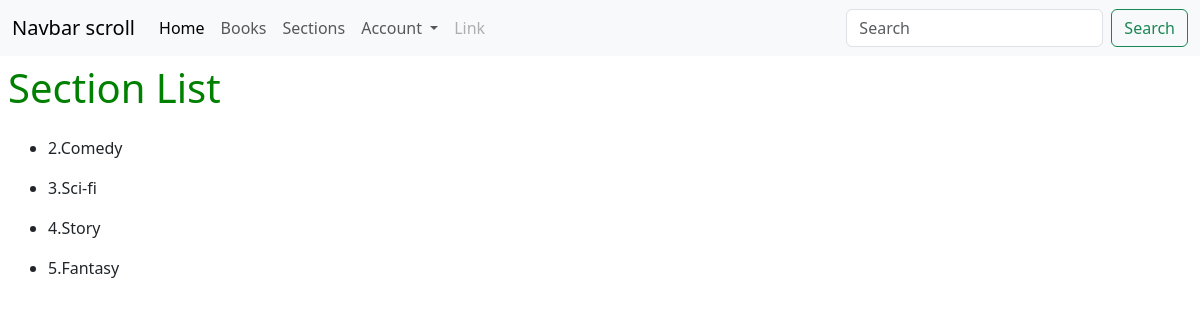
/sections, run on an earlier commit of the app's database.
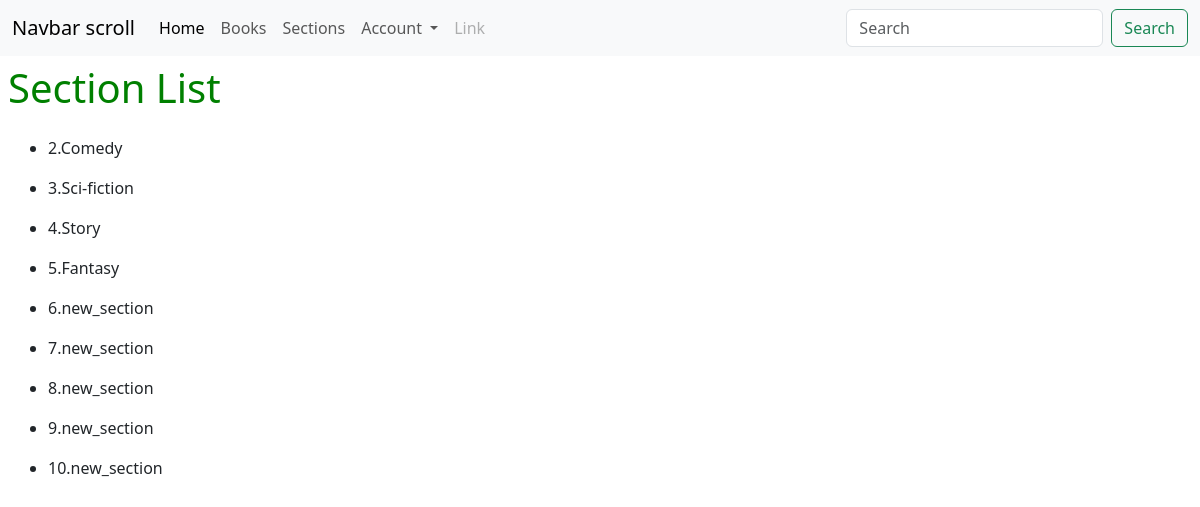
And on a later commit of the database.
### app/models.py (models this page shows)
class Section(db.Model):
    __tablename__ = "sections"
    section_id = db.Column(db.Integer, autoincrement=True, primary_key=True)
    section_name = db.Column(db.String)

### app/bp/section.py (the view)
@bp.route("/sections")
def list_sections():
    sections = Section.query.all()
    return render_template("section/section_list.html", sections=sections)

### templates/section/section_list.html (shortened to what this page needs)
{% extends "base.html" %}
{% block content %}
<div class="d-flex justify-content-between g-3 p-2 align-items-center me-5">
    <h1>Section List</h1>
</div>
<div>
    <ul>
        {% for section in sections %}
        <div class="d-flex justify-content-between mx-2 p-2 g-2 col-6">
            <li>{{section.section_id}}.{{section.section_name}}</li>
        </div>
        {% endfor %}
    </ul>
</div>
{%endblock%}

### templates/base.html (shortened to what this page needs)
<!DOCTYPE html>
<html lang="en">
<head>
    <link href="https://cdn.jsdelivr.net/npm/bootstrap@5.3.3/dist/css/bootstrap.min.css" rel="stylesheet"
>
    <link rel="stylesheet" href="{{ url_for('static', filename='main.css') }}">
</head>
<body>
    <nav class="navbar navbar-expand-lg bg-body-tertiary">
        <div class="container-fluid">
            <a class="navbar-brand" href="#">Navbar scroll</a>
            <div class="collapse navbar-collapse" id="navbarScroll">
                <ul class="navbar-nav me-auto my-2 my-lg-0 navbar-nav-scroll" style="--bs-scroll-height: 100px;">
                    <li class="nav-item">
                        <a class="nav-link active" aria-current="page" href="/">Home</a>
                    </li>
                    <li class="nav-item">
                        <a class="nav-link" href="/books">Books</a>
                    </li>
                    <li class="nav-item">
                        <a class="nav-link" href="/sections">Sections</a>
                    </li>
                    <li class="nav-item dropdown">
                        <a class="nav-link dropdown-toggle" href="#" role="button" data-bs-toggle="dropdown"
                            aria-expanded="false">
                            Account
                        </a>
                    </li>
                    <li class="nav-item">
                        <a class="nav-link disabled" aria-disabled="true">Link</a>
                    </li>
                </ul>
                <form action="/books" class="d-flex" role="search">
                    <input class="form-control me-2" type="search" name="q" placeholder="Search" aria-label="Search">
                    <button class="btn btn-outline-success" type="submit">Search</button>
                </form>
            </div>
        </div>
    </nav>
    {% block content %}
    {% endblock %}
</body>
</html>

### static/main.css (style rules this page uses)
h1 { color: green !important; }

What changed in the data, as far as the page shows it:
changed Section id 3: section_name "Sci-fi" → "Sci-fiction"
added Section: section_id "6", section_name "new_section"
added Section: section_id "7", section_name "new_section"
added Section: section_id "8", section_name "new_section"
added Section: section_id "9", section_name "new_section"
added Section: section_id "10", section_name "new_section"
